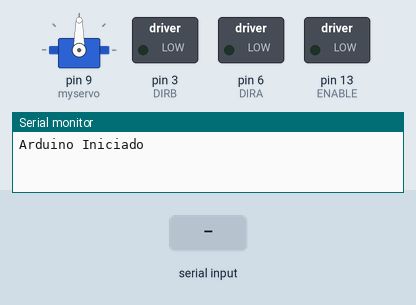
A sketch run on a simulated Arduino Uno, built with avr-gcc and run on an emulated ATmega328P. Shown: servo, switched loads named in the sketch (green lamp = pin HIGH), the last lines printed to the serial monitor. Inputs (shaded band) come from the test bench.

Above: at 1.2 s.
1.3 s: "S" received over Serial
At 1.9 s:
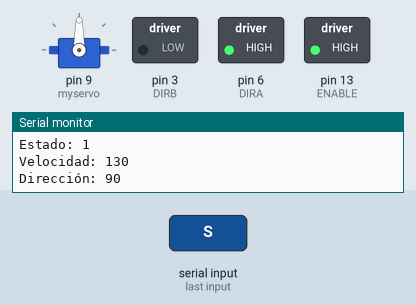
2.8 s: "d" received over Serial
At 3.1 s:
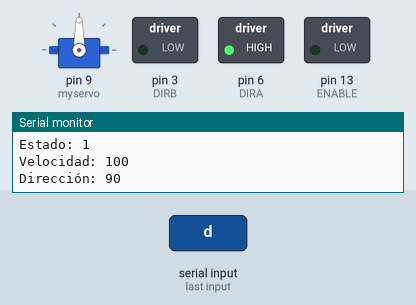
4.3 s: "l" received over Serial
At 5.4 s:
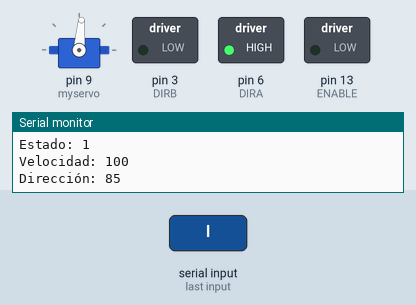
5.8 s: "u" received over Serial
At 6.6 s:
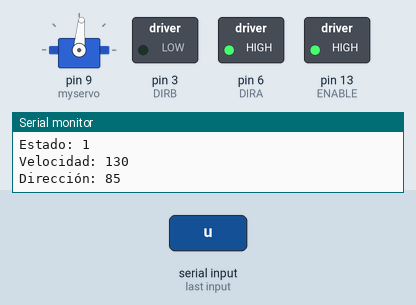
Timing chart, 0 to 8.3 s (numbered marks = the images above; inputs shaded):
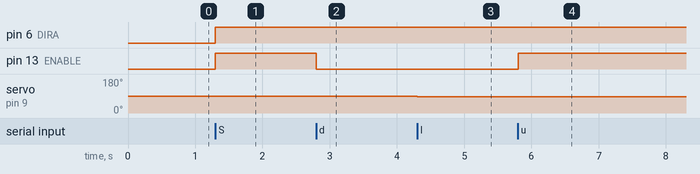

Measured:
- after the input at 1.3 s, pin 6 (DIRA), pin 13 (ENABLE): LOW → HIGH at once
- after the input at 2.8 s, pin 13 (ENABLE): HIGH → LOW at once
- after the input at 4.3 s, servo on pin 9 (myservo): 90° → 85° at once
- after the input at 5.8 s, pin 13 (ENABLE): LOW → HIGH at once

The sketch:

motor3_moi.ino
```cpp
//www.elegoo.com
//2018.10.25

#include <Servo.h>
#include <SoftwareSerial.h>
Servo myservo;
char DATO;
//int LEDROJO = 3;
//int LEDVERDE = 2;

//variable - Motor
int ENABLE = 13;
int DIRA = 6;
int DIRB = 3;
int speedMotor = 0 ;
int stateMotor = 0 ;
int direccion = 90 ;

/*
 * Initialize the serial port.
 */
void setup() {

  Serial.begin(9600);
  Serial.println("Arduino Iniciado");
  //pinMode(LEDROJO, OUTPUT);
  //pinMode(LEDVERDE, OUTPUT);
  pinMode(ENABLE,OUTPUT);
  pinMode(DIRA,OUTPUT);
  pinMode(DIRB,OUTPUT);
  myservo.attach(9);
  myservo.write(90);
}


void loop( )
{
  // Bluetooth
  if (Serial.available()) {
    Serial.print("Received: ");
    DATO = Serial.read();
    //Serial.println("DATO: ");
    Serial.println(DATO);
    switch (DATO) {
      // Iniciar arduino con boton start
      case 'S':
      digitalWrite(DIRA,HIGH); //counter-clock-wise
      digitalWrite(DIRB,LOW);
      if (stateMotor == 0){
        stateMotor = 1;
        speedMotor=130; //no se puede poner mas baja porque el motor no gira
        analogWrite(ENABLE,speedMotor);
      }
      else{
        stateMotor=0;
        speedMotor=0;
        analogWrite(ENABLE,speedMotor);
      }
      break;

      // aumentar velociadad del motor
      case 'u':
      if (stateMotor == 1)
      {
        speedMotor+= 30;
        if (-255<speedMotor and speedMotor<0){
          //digitalWrite(ENABLE,LOW);
          //delay(50);
          digitalWrite(DIRA,LOW); //clock-wise
          digitalWrite(DIRB,HIGH);
        }
        else
        {
          if (speedMotor >= 255 ){
            speedMotor = 255;
          }
          //digitalWrite(ENABLE,LOW);
          //delay(50);
          digitalWrite(DIRA,HIGH); //counter-clock-wise
          digitalWrite(DIRB,LOW);
        }
        analogWrite(ENABLE,speedMotor);
      }
      break;

      case 'd':
      if (stateMotor == 1){
        speedMotor-= 30;
        if (speedMotor <= -255 ){
          speedMotor = -255;
        }
        if (-255<speedMotor and speedMotor<0){
          //digitalWrite(ENABLE,LOW);
          //delay(50);
          digitalWrite(DIRA,LOW); //clock-wise
          digitalWrite(DIRB,HIGH);
          //delay(8000);
        }
        analogWrite(ENABLE,speedMotor);
      }
      break;

      case 'l': //izquierda
      if (stateMotor == 1){
        direccion-= 5;
        if (direccion <= 0 ){
          direccion = 0;
        }
        myservo.write(direccion);
      }
      break;

      case 'r': //derecha
      if (stateMotor == 1){
        direccion+= 5;
        if (direccion >= 180 ){
          direccion = 180;
        }
        myservo.write(direccion);
      }
      break;


    }

    Serial.print("Estado: ");
    Serial.println(stateMotor);
    Serial.print("Velocidad: ");
    Serial.println(speedMotor);
    Serial.print("Dirección: ");
    Serial.println(direccion);

    }
}
```
